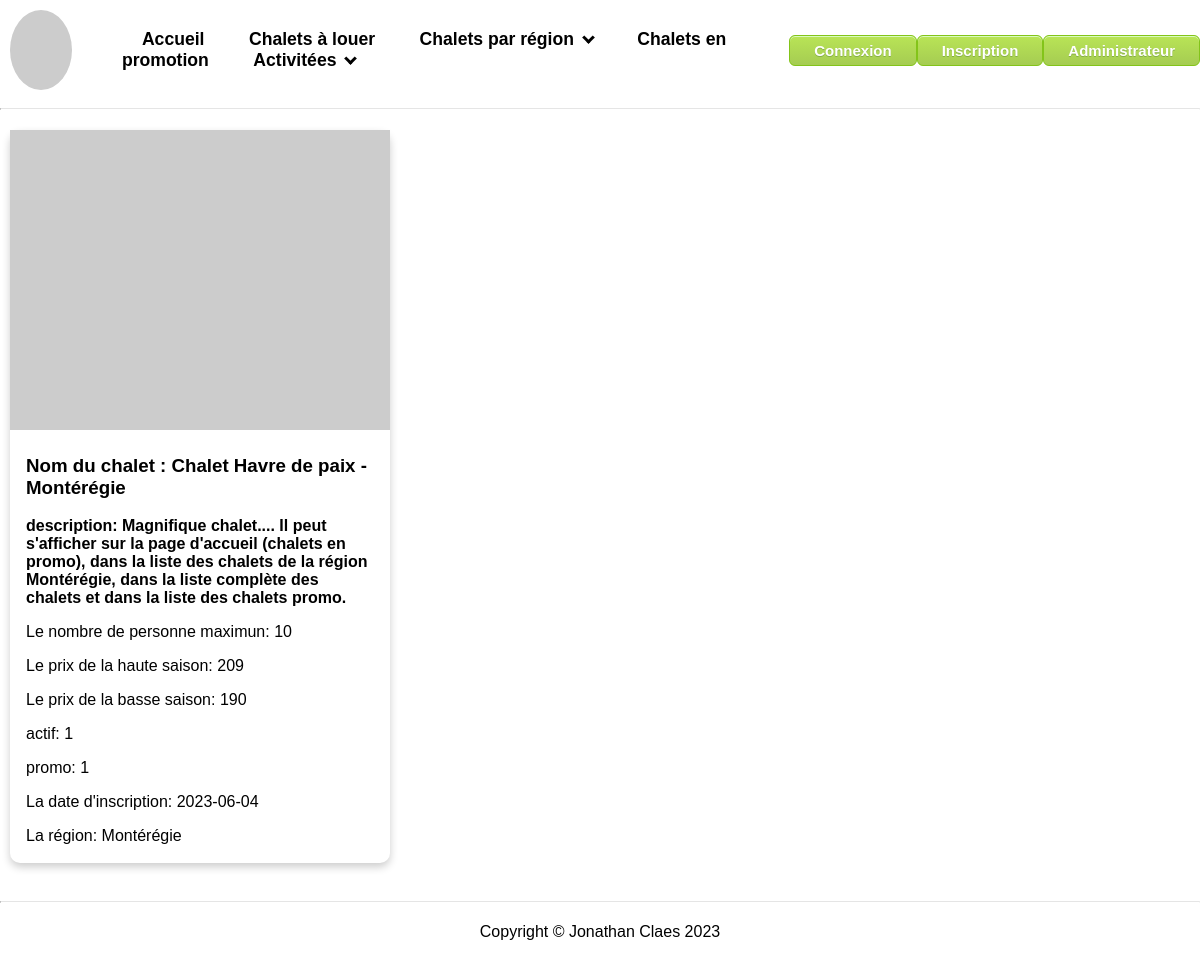
/fiche_chalet.php?id=4, run on the app's committed database.
### tables this page shows
CREATE TABLE `chalets` (
  `id` int NOT NULL,
  `nom` varchar(50) NOT NULL,
  `description` text NOT NULL,
  `personnes_max` int NOT NULL,
  `prix_haute_saison` int NOT NULL,
  `prix_basse_saison` int NOT NULL,
  `actif` tinyint(1) NOT NULL,
  `promo` tinyint(1) NOT NULL,
  `date_inscription` date NOT NULL,
  `fk_region` int NOT NULL,
  `id_picsum` int NOT NULL
);

CREATE TABLE `regions` (
  `id` int NOT NULL,
  `nom` varchar(50) NOT NULL
);

### modeles/chalets.php (called while the page is built, shortened)
<?php
class modele_chalet {
    public function __construct($id, $nom, $description, $personnes_max, $prix_haute_saison, $prix_basse_saison, $actif, $promo, $date_inscription, $fk_region) {
        $this->nom = $nom;
        $this->description = $description;
        $this->personnes_max = $personnes_max;
        $this->prix_haute_saison = $prix_haute_saison;
        $this->prix_basse_saison = $prix_basse_saison;
        $this->actif = $actif;
        $this->promo = $promo;
        $this->date_inscription = $date_inscription;
        $this->nom_region = $this->getNomRegion($fk_region);
    }
    private function getNomRegion($fk_region) {
       $mysqli = self::connecter();
        if ($requete = $mysqli->prepare("SELECT nom FROM regions WHERE id = ?")) {
            $requete->bind_param("i", $fk_region);
            $requete->execute();
        $result = $requete->get_result();
        if ($enregistrement = $result->fetch_assoc()) {
             return $enregistrement['nom'];
            }
                }
        return '';
            }
    static function connecter() {
        $mysqli = new mysqli(Dd::$host, Dd::$username, Dd::$password, Dd::$database);
        return $mysqli;
    }
    public static function ObtenirUn($id) {
        $mysqli = self::connecter();
        if ($requete = $mysqli->prepare("SELECT * FROM chalets WHERE id=?")) {
            $requete->bind_param("i", $id);
            $requete->execute();
            $result = $requete->get_result();
            if($enregistrement = $result->fetch_assoc()) {
                $chalet = new modele_chalet($enregistrement['id'], $enregistrement['nom'], $enregistrement['description'],$enregistrement['personnes_max'], $enregistrement['prix_haute_saison'], $enregistrement['prix_basse_saison'], $enregistrement['actif'], $enregistrement['promo'], $enregistrement['date_inscription'], $enregistrement['fk_region']);
            } else {
                return null;
            }
        } else {
            echo "Une erreur a été détectée dans la requête utilisée : ";
            echo $mysqli->error;
            return null;
        }
        return $chalet;
    }
}
?>

### vues/chalets/fiche.php (the view)
<div class="card">
  <img src="https://picsum.photos/200" alt="une photo aléatoire">
  <div class="container">
    <h3><b>Nom du chalet : <?= $chalet->nom ?></b></h3>
    <h4>description: <?= $chalet->description ?></h4>
    <p>Le nombre de personne maximun: <?= $chalet->personnes_max ?></p>
    <p>Le prix de la haute saison: <?= $chalet->prix_haute_saison ?></p>
    <p>Le prix de la basse saison: <?= $chalet->prix_basse_saison ?></p>
    <p>actif: <?= $chalet->actif ?></p>
    <p>promo: <?= $chalet->promo ?></p>
    <p>La date d'inscription: <?= $chalet->date_inscription ?></p>
    <p>La région: <?= $chalet->nom_region ?></p>
  </div>
</div>

### css/styles.css (style rules this page uses)
html { margin:0; padding:0 }
body { margin: 100px 0 0 0; padding: 20px 0; font-family: Arial, sans-serif; align-items: center; justify-content: center; }
.light-mode, .light-mode a, .light-mode header { background-color: white; color: black; }
.card { width:380px; border-radius: 10px; box-shadow: 0 4px 8px 0 rgba(0, 0, 0, 0.2); transition: 0.3s; margin:10px; }
.card img { width: 100%; height: 300px; object-fit: cover; }
.card .container { padding: 2px 16px; }
.card .container h4 { margin-top: 5px; margin-bottom: 5px; }
.card .container { margin-bottom: 10px; }

### data on the page
chalets: nom "Chalet Havre de paix - Montérégie", description "Magnifique chalet.... Il peut s'afficher sur la page d'accueil (chalets en promo), dans la liste des chalets de la région Montérégie, dans la liste complète des chalets et dans la liste des chalets promo.", personnes_max "10", prix_haute_saison "209", prix_basse_saison "190", actif "1", promo "1", date_inscription "2023-06-04", fk_region.nom "Montérégie"
